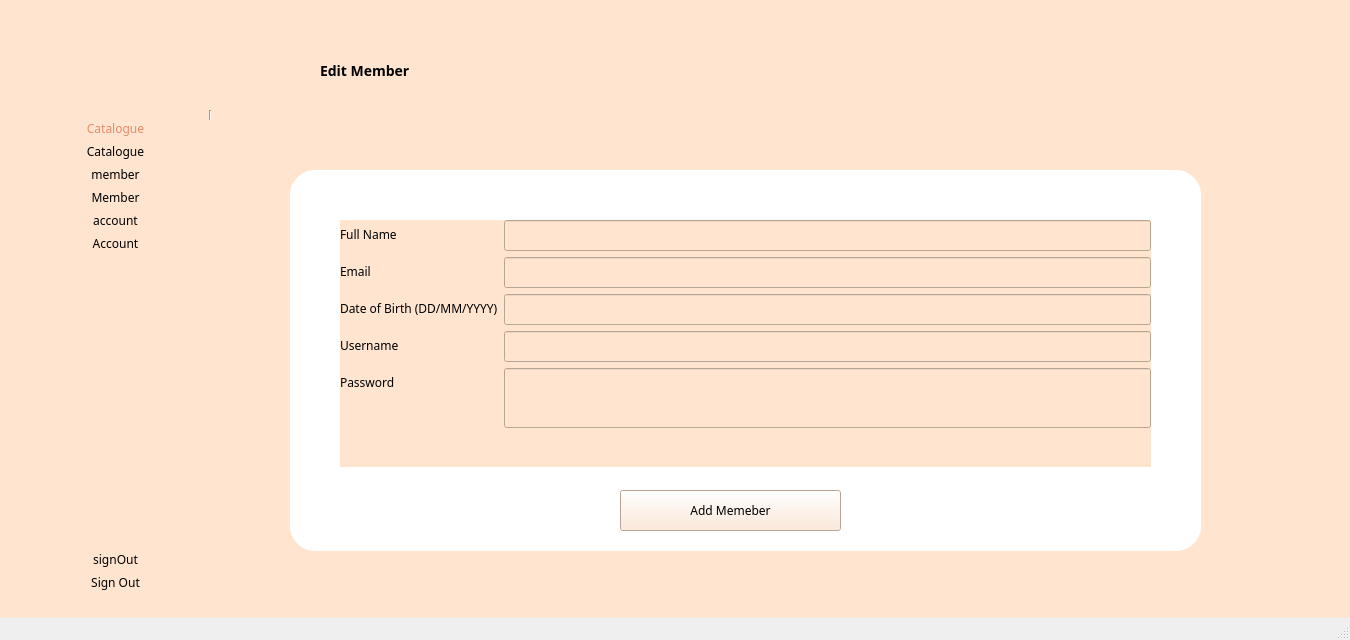
<?xml version="1.0" encoding="UTF-8"?>
<ui version="4.0">
 <class>adminMemberEdit</class>
 <widget class="QMainWindow" name="adminMemberEdit">
  <property name="geometry">
   <rect>
    <x>0</x>
    <y>0</y>
    <width>1350</width>
    <height>640</height>
   </rect>
  </property>
  <property name="minimumSize">
   <size>
    <width>1350</width>
    <height>640</height>
   </size>
  </property>
  <property name="maximumSize">
   <size>
    <width>1350</width>
    <height>640</height>
   </size>
  </property>
  <property name="windowTitle">
   <string>MainWindow</string>
  </property>
  <widget class="QWidget" name="centralwidget">
   <property name="styleSheet">
    <string notr="true">QWidget{
	background: #FFE5D0;
	font-family: Montserrat;
}</string>
   </property>
   <widget class="QLabel" name="label_6">
    <property name="geometry">
     <rect>
      <x>320</x>
      <y>30</y>
      <width>131</width>
      <height>81</height>
     </rect>
    </property>
    <property name="sizePolicy">
     <sizepolicy hsizetype="Preferred" vsizetype="Fixed">
      <horstretch>0</horstretch>
      <verstretch>0</verstretch>
     </sizepolicy>
    </property>
    <property name="styleSheet">
     <string notr="true">QLabel{
	font-weight: bold;
	font-size: 14px;

}</string>
    </property>
    <property name="text">
     <string>Edit Member</string>
    </property>
   </widget>
   <widget class="QGroupBox" name="groupBox">
    <property name="geometry">
     <rect>
      <x>290</x>
      <y>170</y>
      <width>911</width>
      <height>381</height>
     </rect>
    </property>
    <property name="styleSheet">
     <string notr="true">QGroupBox{
	border-radius: 25px;
	background: rgb(255, 255, 255);
}</string>
    </property>
    <property name="title">
     <string/>
    </property>
    <widget class="QWidget" name="layoutWidget">
     <property name="geometry">
      <rect>
       <x>50</x>
       <y>50</y>
       <width>811</width>
       <height>247</height>
      </rect>
     </property>
     <layout class="QFormLayout" name="formLayout">
      <item row="0" column="0">
       <widget class="QLabel" name="label_4">
        <property name="text">
         <string>Full Name</string>
        </property>
       </widget>
      </item>
      <item row="0" column="1">
       <widget class="QLineEdit" name="firstNameLineEdit">
        <property name="minimumSize">
         <size>
          <width>0</width>
          <height>31</height>
         </size>
        </property>
        <property name="text">
         <string/>
        </property>
       </widget>
      </item>
      <item row="1" column="0">
       <widget class="QLabel" name="label_13">
        <property name="text">
         <string>Email</string>
        </property>
       </widget>
      </item>
      <item row="1" column="1">
       <widget class="QLineEdit" name="emailLineEdit">
        <property name="minimumSize">
         <size>
          <width>0</width>
          <height>31</height>
         </size>
        </property>
       </widget>
      </item>
      <item row="2" column="0">
       <widget class="QLabel" name="label_20">
        <property name="sizePolicy">
         <sizepolicy hsizetype="Preferred" vsizetype="Preferred">
          <horstretch>0</horstretch>
          <verstretch>0</verstretch>
         </sizepolicy>
        </property>
        <property name="minimumSize">
         <size>
          <width>0</width>
          <height>0</height>
         </size>
        </property>
        <property name="maximumSize">
         <size>
          <width>16777185</width>
          <height>16777215</height>
         </size>
        </property>
        <property name="text">
         <string>Date of Birth (DD/MM/YYYY)</string>
        </property>
       </widget>
      </item>
      <item row="2" column="1">
       <widget class="QLineEdit" name="dobLineEdit">
        <property name="sizePolicy">
         <sizepolicy hsizetype="Preferred" vsizetype="Preferred">
          <horstretch>0</horstretch>
          <verstretch>0</verstretch>
         </sizepolicy>
        </property>
        <property name="minimumSize">
         <size>
          <width>0</width>
          <height>31</height>
         </size>
        </property>
       </widget>
      </item>
      <item row="3" column="0">
       <widget class="QLabel" name="label_21">
        <property name="sizePolicy">
         <sizepolicy hsizetype="Preferred" vsizetype="Preferred">
          <horstretch>0</horstretch>
          <verstretch>0</verstretch>
         </sizepolicy>
        </property>
        <property name="minimumSize">
         <size>
          <width>0</width>
          <height>0</height>
         </size>
        </property>
        <property name="maximumSize">
         <size>
          <width>16777185</width>
          <height>16777215</height>
         </size>
        </property>
        <property name="text">
         <string>Username</string>
        </property>
       </widget>
      </item>
      <item row="3" column="1">
       <widget class="QLineEdit" name="usernameLineEdit">
        <property name="enabled">
         <bool>false</bool>
        </property>
        <property name="sizePolicy">
         <sizepolicy hsizetype="Preferred" vsizetype="Preferred">
          <horstretch>0</horstretch>
          <verstretch>0</verstretch>
         </sizepolicy>
        </property>
        <property name="minimumSize">
         <size>
          <width>0</width>
          <height>31</height>
         </size>
        </property>
       </widget>
      </item>
      <item row="4" column="0">
       <widget class="QLabel" name="label_16">
        <property name="sizePolicy">
         <sizepolicy hsizetype="Preferred" vsizetype="Preferred">
          <horstretch>0</horstretch>
          <verstretch>0</verstretch>
         </sizepolicy>
        </property>
        <property name="minimumSize">
         <size>
          <width>0</width>
          <height>0</height>
         </size>
        </property>
        <property name="maximumSize">
         <size>
          <width>16777185</width>
          <height>16777215</height>
         </size>
        </property>
        <property name="text">
         <string>Password</string>
        </property>
       </widget>
      </item>
      <item row="4" column="1">
       <widget class="QLineEdit" name="passwordLineEdit">
        <property name="sizePolicy">
         <sizepolicy hsizetype="Preferred" vsizetype="Preferred">
          <horstretch>0</horstretch>
          <verstretch>0</verstretch>
         </sizepolicy>
        </property>
        <property name="minimumSize">
         <size>
          <width>0</width>
          <height>60</height>
         </size>
        </property>
        <property name="styleSheet">
         <string notr="true">QLineEdit {
	padding: 5px;
}</string>
        </property>
        <property name="alignment">
         <set>Qt::AlignLeading|Qt::AlignLeft|Qt::AlignTop</set>
        </property>
       </widget>
      </item>
     </layout>
    </widget>
    <widget class="QPushButton" name="updateMemberButton">
     <property name="geometry">
      <rect>
       <x>330</x>
       <y>320</y>
       <width>221</width>
       <height>41</height>
      </rect>
     </property>
     <property name="text">
      <string>Add Memeber</string>
     </property>
    </widget>
   </widget>
   <widget class="QLabel" name="logoImage">
    <property name="geometry">
     <rect>
      <x>10</x>
      <y>20</y>
      <width>221</width>
      <height>71</height>
     </rect>
    </property>
    <property name="text">
     <string/>
    </property>
    <property name="pixmap">
     <pixmap resource="resources.qrc">:/resources/images/bblLogo.png</pixmap>
    </property>
   </widget>
   <widget class="Line" name="line">
    <property name="geometry">
     <rect>
      <x>200</x>
      <y>110</y>
      <width>21</width>
      <height>481</height>
     </rect>
    </property>
    <property name="styleSheet">
     <string notr="true">Line{
	color:rgb(221, 46, 68);
}</string>
    </property>
    <property name="orientation">
     <enum>Qt::Vertical</enum>
    </property>
   </widget>
   <widget class="QWidget" name="layoutWidget_2">
    <property name="geometry">
     <rect>
      <x>20</x>
      <y>120</y>
      <width>191</width>
      <height>471</height>
     </rect>
    </property>
    <layout class="QVBoxLayout" name="verticalLayout">
     <item>
      <widget class="QLabel" name="catalogueIcon">
       <property name="styleSheet">
        <string notr="true">QLabel{
	color: rgb(231, 138, 107);
}</string>
       </property>
       <property name="text">
        <string>Catalogue</string>
       </property>
       <property name="alignment">
        <set>Qt::AlignCenter</set>
       </property>
      </widget>
     </item>
     <item>
      <widget class="QPushButton" name="catalogueBtn">
       <property name="styleSheet">
        <string notr="true">QPushButton{
	border-radius:15px;
	font: 14px &quot;Montserrat&quot;;
}

QPushButton:hover {
	text-decoration: underline;
}</string>
       </property>
       <property name="text">
        <string>Catalogue</string>
       </property>
      </widget>
     </item>
     <item>
      <widget class="QLabel" name="memberIcon">
       <property name="text">
        <string>member</string>
       </property>
       <property name="alignment">
        <set>Qt::AlignCenter</set>
       </property>
      </widget>
     </item>
     <item>
      <widget class="QPushButton" name="memberBtn">
       <property name="styleSheet">
        <string notr="true">QPushButton{
	border-radius:15px;
	font: 14px &quot;Montserrat&quot;;
}

QPushButton:hover {
	text-decoration: underline;
}</string>
       </property>
       <property name="text">
        <string>Member</string>
       </property>
      </widget>
     </item>
     <item>
      <widget class="QLabel" name="accountIcon">
       <property name="text">
        <string>account</string>
       </property>
       <property name="alignment">
        <set>Qt::AlignCenter</set>
       </property>
      </widget>
     </item>
     <item>
      <widget class="QPushButton" name="accountBtn">
       <property name="styleSheet">
        <string notr="true">QPushButton{
	border-radius:15px;
	font: 14px &quot;Montserrat&quot;;
}

QPushButton:hover {
	text-decoration: underline;
}</string>
       </property>
       <property name="text">
        <string>Account</string>
       </property>
      </widget>
     </item>
     <item>
      <spacer name="verticalSpacer">
       <property name="orientation">
        <enum>Qt::Vertical</enum>
       </property>
       <property name="sizeHint" stdset="0">
        <size>
         <width>20</width>
         <height>40</height>
        </size>
       </property>
      </spacer>
     </item>
     <item>
      <widget class="QLabel" name="signoutIcon">
       <property name="text">
        <string>signOut</string>
       </property>
       <property name="alignment">
        <set>Qt::AlignCenter</set>
       </property>
      </widget>
     </item>
     <item>
      <widget class="QPushButton" name="signoutBtn">
       <property name="styleSheet">
        <string notr="true">QPushButton{
	border-radius:15px;
	font: 14px &quot;Montserrat&quot;;
}

QPushButton:hover {
	text-decoration: underline;
}</string>
       </property>
       <property name="text">
        <string>Sign Out</string>
       </property>
      </widget>
     </item>
    </layout>
   </widget>
  </widget>
  <widget class="QMenuBar" name="menubar">
   <property name="geometry">
    <rect>
     <x>0</x>
     <y>0</y>
     <width>1350</width>
     <height>21</height>
    </rect>
   </property>
  </widget>
  <widget class="QStatusBar" name="statusbar"/>
 </widget>
 <resources>
  <include location="resources.qrc"/>
 </resources>
 <connections/>
</ui>
